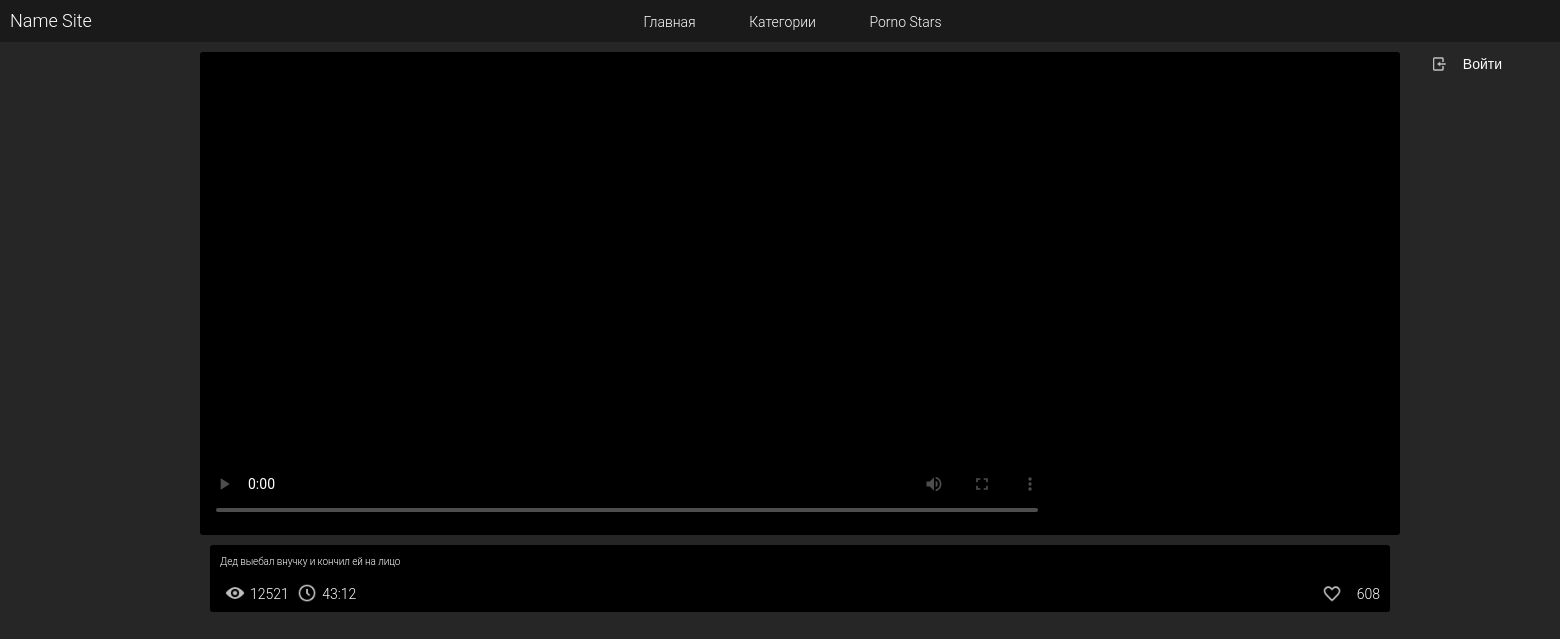
Screenshot of /video.php?id=2 with the database file from the repository.
### tables this page shows
CREATE TABLE `posts` (
  `id` int(11) NOT NULL,
  `title` varchar(180) NOT NULL,
  `pre` varchar(50) NOT NULL,
  `descr` varchar(500) NOT NULL,
  `time` varchar(10) NOT NULL,
  `views` int(11) NOT NULL,
  `likes` int(11) NOT NULL,
  `video` varchar(50) NOT NULL,
  `keywords` text NOT NULL
);

### video.php (called while the page is built, shortened)
<?php
require_once 'engine/db_config.php';
$connect_DB = mysqli_connect($hostDB, $userDB, $passwordDB, $nameDB) or die("Ошибка" . mysqli_error($connect_DB));
$id_video = $_GET['id'];
$sql = "SELECT * FROM posts WHERE id = '$id_video'";
$query = mysqli_query($connect_DB, $sql);
$info_array = mysqli_fetch_assoc($query);
require_once "templete/head.php";
require_once "templete/header.php";
require_once "templete/full-story.php";
require_once "templete/bottom.php";
?>

### templete/full-story.php (the view, shortened to what this page needs)
<div class="full-story">
    <div class="videoBlock radius">
        <div class="video">
            <video src="<?php echo $info_array['video']?>" controls poster="<?php echo $info_array['pre']?>"></video>
        </div>
    </div>
    <div class="finfo radius">
        <div class="ftitle"><h1><?php echo $info_array['title']?></h1></div>
        <div class="infol inline-block">
            <div class="fviews inline-block"><img src="../templete/images/views.png" alt="" class="infopng"><div class="itext inline-block"><?php echo $info_array['views']?></div></div>
            <div class="ftime inline-block"><img src="../templete/images/time.png" alt="" class="infopng"><div class="itext inline-block"><?php echo $info_array['time']?></div></div>
        </div>
        <div class="infor inline-block right">
            <div class="flikes inline-block"><img src="../templete/images/un_like.png" alt="" class="infopngr"><div class="itext inline-block"><?php echo $info_array['likes']?></div></div>
        </div>
    </div>
</div>

### rows the page displays
posts: title "Дед выебал внучку и кончил ей на лицо", views "12521", time "43:12", likes "608"
